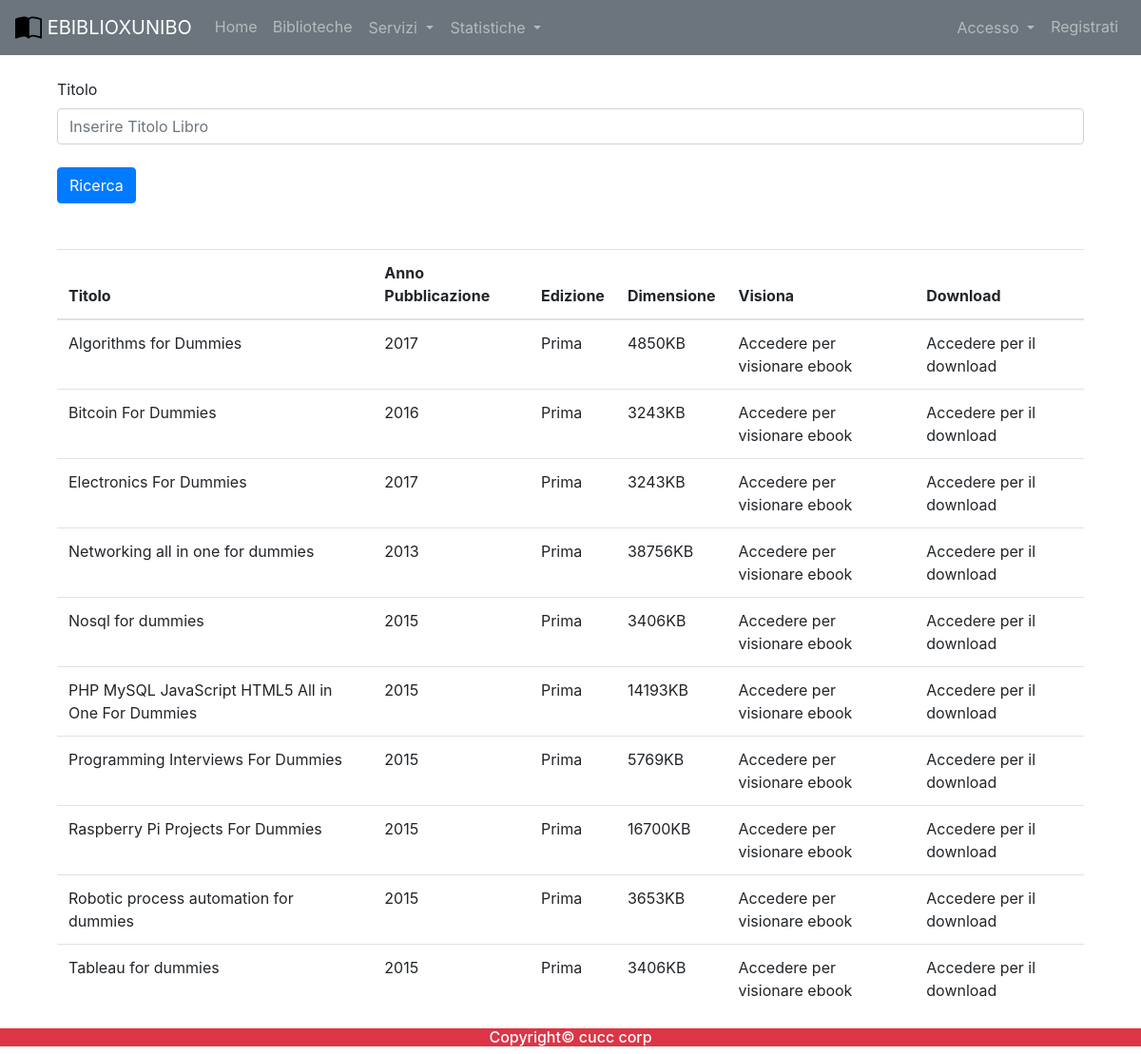
The app's page /ebook.php with its own data.
### tables this page shows
create table EBOOK(
    Codice int primary key auto_increment not null,
    Titolo varchar(255),
    Edizione varchar(255),
    Genere varchar(255),
    AnnoPubblicazione int,
    Dimensione int,
    Pdf varchar(255),
    NumAccessi int
);

### includes/autoloader.inc.php (called while the page is built, shortened)
<?php
    function myAutoLoader($className){
        $path = "C:\\xampp\\htdocs\\Ebiblio\\controller\\";
        $extension = ".class.php";
        $fullPath = $path.$className.$extension;
    }
?>

### controller/dbh.class.php (called while the page is built)
<?php
    class Dbh {
        private static $dbInstance;
        private $db;
        public static function getInstance() {
            if(is_null(Dbh::$dbInstance)) {
                self::$dbInstance = new Dbh();
            }
            return self::$dbInstance;
        }
        private function __construct() {
            try {
                $this->db = new PDO(
                    'mysql:host=localhost;dbname=ebiblio;charset=utf8',
                    'root',
                    '1590');
                $this->db->setAttribute(PDO::ATTR_ERRMODE, PDO::ERRMODE_EXCEPTION);
                $this->db->setAttribute(PDO::ATTR_EMULATE_PREPARES, true);
            } catch (PDOException $pdo) {
                echo "No database found! Please run the database server to proceed!";
            }
        }
        public function getDb() {
            return $this->db;
        }
    }
?>

### controller/ebookController.class.php (called while the page is built, shortened)
<?php
    class EbookController{
        public function list(){
            $query ="SELECT * FROM Ebook";
            $stmt = Dbh::getInstance()
                -> getDb()
                -> prepare($query);
                $stmt -> execute();
                return $stmt -> fetchAll(PDO::FETCH_ASSOC);
        }
    }

### ebook.php (the view, shortened to what this page needs)
<?php
require_once('/xampp/htdocs/ebiblio/main_partials/menu.php');
$ebookCon = new EbookController();
$ebook_res = $ebookCon->list();
?>
<div class="container" style="background-color: white;">
    <br>
    <div class="container">
        <form action="" method="POST">
            <div class="form-group">
                <div class="row">
                    <div class="col mb-2">
                        <label for="titoloId">Titolo</label>
                        <input type="text" class="form-control" name="Titolo" id="titoloId" aria-describedby="emailHelp" placeholder="Inserire Titolo Libro">
                    </div>
                </div>
            </div>
            <input type="submit" name="ebookform_submitted" class="btn btn-primary" value="Ricerca"></input>
        </form>
        <table class="table table-hover">
            <thead>
                <tr>
                    <th>Titolo</th>
                    <th>Anno Pubblicazione</th>
                    <th>Edizione</th>
                    <th>Dimensione</th>
                    <th>Visiona</th>
                    <th>Download</th>
                </tr>
            </thead>
            <tbody>
                <?php
                if (isset($_POST['ebookform_submitted'])) {
                    $tit = trim($_POST['Titolo']);
                    if (ctype_space($tit) || $tit == '') {
                        echo "Titolo libro nullo";
                    } else {
                        $ebook_like = $ebookCon->getLikeEbook($tit);
                        if (count($ebook_like) <= 0) {
                            echo "Nessun risultato corrispondente";
                        }
                        for ($i = 0; $i < count($ebook_like); $i++) {
                            echo '<tr>';
                            echo '<td>' . $ebook_like[$i]['Titolo'] . '</td>';
                            echo '<td>' . $ebook_like[$i]['AnnoPubblicazione'] . '</td>';
                            echo '<td>'  . $ebook_like[$i]['Edizione'] . '</td>';
                            echo '<td>'  . $ebook_like[$i]['Dimensione'] . 'KB</td>';
                            if (!isset($_SESSION['email'])) {
                                echo '<td>Accedere per visionare ebook</td>';
                                echo '<td>Accedere per il download</td>';
                            } else {
                                echo '<td><a class="btn btn-info" role="button" href="http://localhost/ebiblio/pdf_ebook/' . $ebook_like[$i]['Titolo'] . '.pdf">Visiona</a></td>';
                                echo '<td><a class="btn btn-info" role="button" href="http://localhost/ebiblio/pdf_ebook" download="' . $ebook_like[$i]['Titolo'] . '.pdf">Download</a></td>';
                            }
                            echo '</tr>';
                        }
                    }
                } else {
                    for ($i = 0; $i < count($ebook_res); $i++) {
                        echo "<tr>";
                        echo '<td>' . $ebook_res[$i]['Titolo'] . '</td>';
                        echo '<td>' . $ebook_res[$i]['AnnoPubblicazione'] . '</td>';
                        echo '<td>'  . $ebook_res[$i]['Edizione'] . '</td>';
                        echo '<td>'  . $ebook_res[$i]['Dimensione'] . 'KB</td>';
                        if (!isset($_SESSION['email'])) {
                            echo '<td>Accedere per visionare ebook</td>';
                            echo '<td>Accedere per il download</td>';
                        }
                        echo '</tr>';
                    }
                }
                ?>
            </tbody>
        </table>
    </div>
</div>
<?php
require_once('/xampp/htdocs/ebiblio/main_partials/footer.php');
?>

### records on screen
ebook: Titolo "Algorithms for Dummies", AnnoPubblicazione "2017", Edizione "Prima", Dimensione "4850"
ebook: Titolo "Bitcoin For Dummies", AnnoPubblicazione "2016", Edizione "Prima", Dimensione "3243"
ebook: Titolo "Electronics For Dummies", AnnoPubblicazione "2017", Edizione "Prima", Dimensione "3243"
ebook: Titolo "Networking all in one for dummies", AnnoPubblicazione "2013", Edizione "Prima", Dimensione "38756"
ebook: Titolo "Nosql for dummies", AnnoPubblicazione "2015", Edizione "Prima", Dimensione "3406"
ebook: Titolo "PHP MySQL JavaScript HTML5 All in One For Dummies", AnnoPubblicazione "2015", Edizione "Prima", Dimensione "14193"
ebook: Titolo "Programming Interviews For Dummies", AnnoPubblicazione "2015", Edizione "Prima", Dimensione "5769"
ebook: Titolo "Raspberry Pi Projects For Dummies", AnnoPubblicazione "2015", Edizione "Prima", Dimensione "16700"
ebook: Titolo "Robotic process automation for dummies", AnnoPubblicazione "2015", Edizione "Prima", Dimensione "3653"
ebook: Titolo "Tableau for dummies", AnnoPubblicazione "2015", Edizione "Prima", Dimensione "3406"
